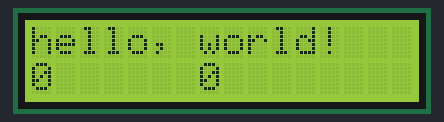
Recording of a sketch running on a simulated Arduino Uno, built with avr-gcc and run on an emulated ATmega328P. On the bench: 16×2 character LCD.

Above: at 0.1 s.
At 4.1 s:
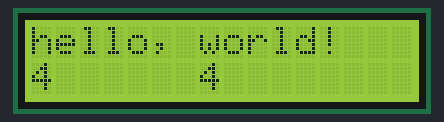
At 9.1 s:
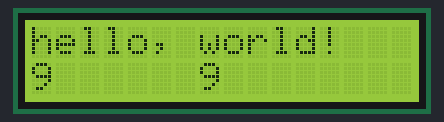
At 19.1 s:
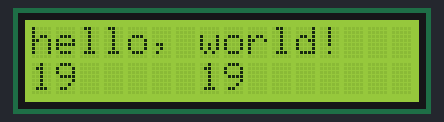
At 29.1 s:
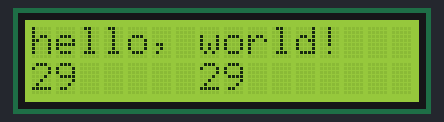
At 39.1 s:
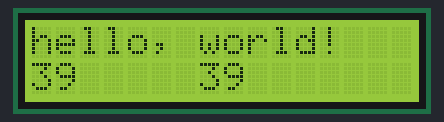

Measured:
- what the display in image 1 shows lasts 1.0 s, from 4.0 s to 5.0 s

The sketch:

lcd_display_1.ino
```cpp
#include <LiquidCrystal.h>
LiquidCrystal lcd(12, 11, 2, 3, 4, 5); // (RegisterSelect, Enable, ...Data Pins)


void setup() {
  // put your setup code here, to run once:
  lcd.begin(16, 2); // (# of xters per row, # of rows)
  lcd.clear();
  lcd.print("hello, world!");
}

void loop() {
  // put your main code here, to run repeatedly:
  int counter = millis() / 1000;
  lcd.setCursor(0, 1); // (xter position x-axis, row number)
  lcd.print(counter);
  lcd.setCursor(7, 1); // (xter position x-axis, row number)
  lcd.print(counter);
}
```
